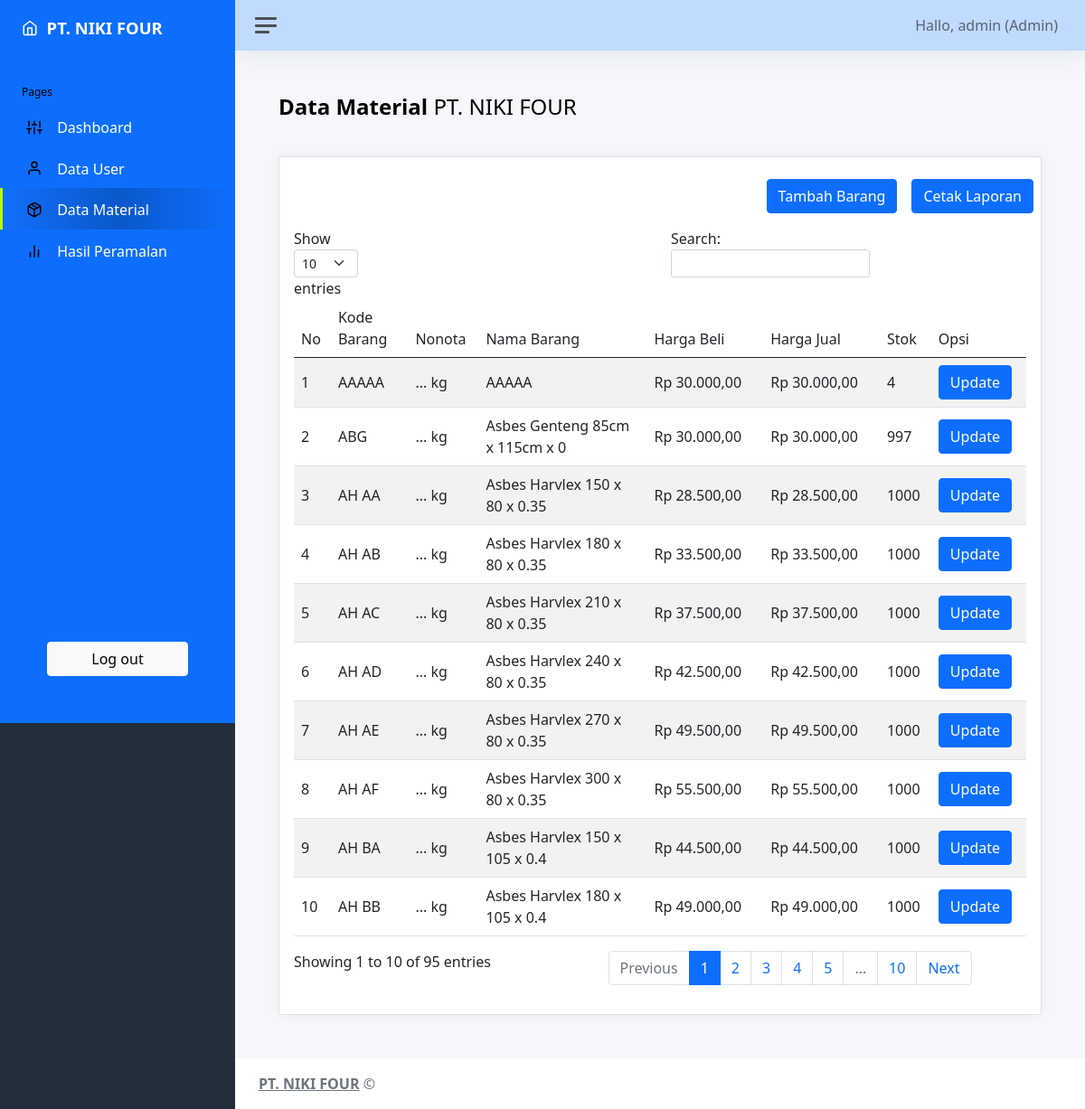
The app's page /admin/barang.php (signed in) with its own data.
### tables this page shows
CREATE TABLE `tblbarang` (
  `kode` varchar(10) NOT NULL,
  `nama` varchar(30) NOT NULL,
  `hrg_beli` int(10) NOT NULL,
  `hrg_jual` int(10) NOT NULL,
  `stok` int(5) NOT NULL
);

### admin/barang.php (the view, shortened to what this page needs)
<?php
include '../koneksi.php';
$nama = $_SESSION['nama'];
$data=mysqli_query($conn, "select * from tblbarang");
function rupiah($angka){
	$hasil_rupiah = "Rp " . number_format($angka,2,',','.');
	return $hasil_rupiah;
}
?>
<!DOCTYPE html>
<html lang="en">
<head>
    <link href="../assets/css/app.css" rel="stylesheet">
    <link href="https://cdn.jsdelivr.net/npm/bootstrap@5.0.2/dist/css/bootstrap.min.css" rel="stylesheet"
>
</head>
<body>
    <div class="wrapper">
        <nav id="sidebar" class="sidebar js-sidebar">
            <div class="sidebar-content js-simplebar" style="background-color: #0d6efd;;">
                <h1 class="sidebar-brand">
                    <i class="align-middle" data-feather="home" style="color:white;"></i> <span class="align-middle"
                        style="color:white;"> &nbsp;PT. NIKI FOUR</span>
                </h1>
                <ul class="sidebar-nav">
                    <li class="sidebar-header" style="color:black;">
                        Pages
                    </li>
                    <li class="sidebar-item ">
                        <a class="sidebar-link" href="admin_home.php" style="background-color: #0d6efd;;color:white;">
                            <i class="align-middle" data-feather="sliders" style="color:black;"></i> <span
                                class="align-middle">Dashboard</span>
                        </a>
                    </li>
                    <li class="sidebar-item ">
                        <a class="sidebar-link" href="user.php" style="background-color: #0d6efd;;color:white;">
                            <i class="align-middle" data-feather="user" style="color:black;"></i> <span
                                class="align-middle">Data User</span>
                        </a>
                    </li>
                    <li class="sidebar-item active">
                        <a class="sidebar-link" href="barang.php" style="background-color: #0d6efd;;color:white;">
                            <i class="align-middle" data-feather="package" style="color:black;"></i> <span
                                class="align-middle">Data Material</span>
                        </a>
                    </li>
                    <li class="sidebar-item ">
                        <a class="sidebar-link" href="hitung3.php" style="background-color: #0d6efd;color:white;">
                            <i class="align-middle" data-feather="bar-chart-2" style="color:black;"></i> <span
                                class="align-middle">Hasil
                                Peramalan</span>
                        </a>
                    </li>
                </ul>
                <div class="sidebar-cta">
                    <div class="sidebar-cta-content" style="background-color: #0d6efd">
                        <div class="d-grid">
                            <a href="../logout.php" class="btn btn-light">Log out</a>
                        </div>
                    </div>
                </div>
            </div>
        </nav>
        <div class="main">
            <nav class="navbar navbar-expand navbar-light navbar-bg" style="background-color: #c1daff;">
                <a class="sidebar-toggle js-sidebar-toggle">
                    <i class="hamburger align-self-center "></i>
                </a>
                <div class=" navbar-collapse collapse">
                    <ul class="navbar-nav navbar-align">
                        <li class="nav-item dropdown">
                            <a class="nav-link  d-none d-sm-inline-block" href="#">
                                <span class="text-drak">Hallo, <?php echo $nama ?>
                                    (<?php echo $_SESSION['role'] ?>)</span>
                            </a>
                        </li>
                    </ul>
                </div>
            </nav>
            <main class="content">
                <div class="container-fluid p-0">
                    <h4 class=" mb-3"><strong>Data Material</strong> PT. NIKI FOUR</h6><br>
                        <div class="card "><br>
                            <div class="d-grid gap-2 d-md-flex justify-content-md-end">
                                <a href="barang_tambah.php" class="btn btn-primary ">Tambah Barang</a><br>
                                <a href="cetak_produk_admin.php" class="btn btn-primary ">Cetak Laporan</a><br>
                            </div>
                            <div class="card-body">
                                <table id="example1" class="table table-striped" style="width:100%">
                                    <thead class="thead-dark">
                                        <tr>
                                            <td>No</td>
                                            <td>Kode Barang</td>
                                            <td>Nonota</td>
                                            <td>Nama Barang</td>
                                            <td>Harga Beli</td>
                                            <td>Harga Jual</td>
                                            <td>Stok</td>
                                            <td>Opsi</td>
                                        </tr>
                                    </thead>
                                    <tbody>
                                        <?php
                                    $no = 1;
                        while ($b=mysqli_fetch_array($data)){
                        $h_beli = rupiah($b['hrg_jual']);?>
                                        <tr>
                                            <td><?php echo $no++ ?></td>
                                            <td><?php echo $b['kode'] ?></td>
                                            <td> ... kg </td>
                                            <td><?php echo $b['nama'] ?></td>
                                            <td><?php echo $h_beli ?></td>
                                            <td><?php echo $h_beli ?></td>
                                            <td><?php echo $b['stok'] ?></td>
                                            <td><a class="btn btn-primary"
                                                    href="barang_edit.php?id=<?php echo $b['kode'] ?>">Update</a>
                                            </td>
                                        </tr>
                                        <?php } ?>
                                    </tbody>
                                </table>
                            </div>
            </main>
            <footer class="footer">
                <div class="container-fluid">
                    <div class="row text-muted">
                        <div class="col-6 text-start">
                            <p class="mb-0">
                                <a class="text-muted" target="_blank"><strong>PT. NIKI FOUR</strong></a> &copy;
                            </p>
                        </div>
                    </div>
                </div>
            </footer>
        </div>
    </div>
</body>
</html>

### records on screen
tblbarang: kode "AAAAA", nama "AAAAA", hrg_jual "Rp 30.000,00", stok "4"
tblbarang: kode "ABG", nama "Asbes Genteng 85cm x 115cm x 0", hrg_jual "Rp 30.000,00", stok "997"
tblbarang: kode "AH AA", nama "Asbes Harvlex 150 x 80 x 0.35", hrg_jual "Rp 28.500,00", stok "1000"
tblbarang: kode "AH AB", nama "Asbes Harvlex 180 x 80 x 0.35", hrg_jual "Rp 33.500,00", stok "1000"
tblbarang: kode "AH AC", nama "Asbes Harvlex 210 x 80 x 0.35", hrg_jual "Rp 37.500,00", stok "1000"
tblbarang: kode "AH AD", nama "Asbes Harvlex 240 x 80 x 0.35", hrg_jual "Rp 42.500,00", stok "1000"
tblbarang: kode "AH AE", nama "Asbes Harvlex 270 x 80 x 0.35", hrg_jual "Rp 49.500,00", stok "1000"
tblbarang: kode "AH AF", nama "Asbes Harvlex 300 x 80 x 0.35", hrg_jual "Rp 55.500,00", stok "1000"
tblbarang: kode "AH BA", nama "Asbes Harvlex 150 x 105 x 0.4", hrg_jual "Rp 44.500,00", stok "1000"
tblbarang: kode "AH BB", nama "Asbes Harvlex 180 x 105 x 0.4", hrg_jual "Rp 49.000,00", stok "1000"

### other values on screen
$nama "admin"
$_SESSION['role'] "Admin"
